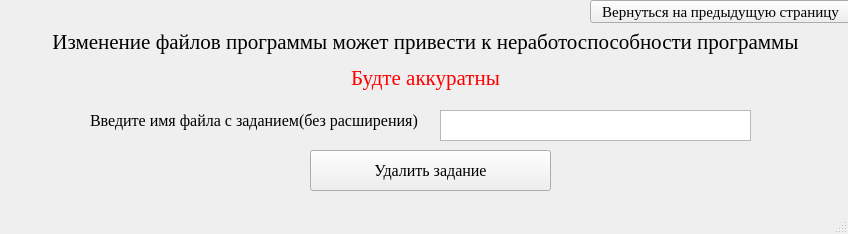
<?xml version="1.0" encoding="UTF-8"?>
<ui version="4.0">
 <class>DelTask</class>
 <widget class="QMainWindow" name="DelTask">
  <property name="geometry">
   <rect>
    <x>0</x>
    <y>0</y>
    <width>848</width>
    <height>234</height>
   </rect>
  </property>
  <property name="font">
   <font>
    <family>Times New Roman</family>
    <pointsize>12</pointsize>
    <weight>50</weight>
    <bold>false</bold>
   </font>
  </property>
  <property name="windowTitle">
   <string>MainWindow</string>
  </property>
  <widget class="QWidget" name="centralwidget">
   <widget class="QLabel" name="label">
    <property name="geometry">
     <rect>
      <x>90</x>
      <y>100</y>
      <width>331</width>
      <height>41</height>
     </rect>
    </property>
    <property name="text">
     <string>&lt;html&gt;&lt;head/&gt;&lt;body&gt;&lt;p&gt;Введите имя файла с заданием(без расширения)&lt;/p&gt;&lt;/body&gt;&lt;/html&gt;</string>
    </property>
   </widget>
   <widget class="QTextEdit" name="textEdit">
    <property name="geometry">
     <rect>
      <x>440</x>
      <y>110</y>
      <width>311</width>
      <height>31</height>
     </rect>
    </property>
   </widget>
   <widget class="QLabel" name="label_2">
    <property name="geometry">
     <rect>
      <x>0</x>
      <y>30</y>
      <width>851</width>
      <height>61</height>
     </rect>
    </property>
    <property name="text">
     <string>&lt;html&gt;&lt;head/&gt;&lt;body&gt;&lt;p align=&quot;center&quot;&gt;&lt;span style=&quot; font-size:16pt;&quot;&gt;Изменение файлов программы может привести к неработоспособности программы&lt;/span&gt;&lt;/p&gt;&lt;p align=&quot;center&quot;&gt;&lt;span style=&quot; font-size:16pt; color:#ff0000;&quot;&gt;Будте аккуратны&lt;/span&gt;&lt;/p&gt;&lt;/body&gt;&lt;/html&gt;</string>
    </property>
   </widget>
   <widget class="QPushButton" name="pushButton">
    <property name="geometry">
     <rect>
      <x>310</x>
      <y>150</y>
      <width>241</width>
      <height>41</height>
     </rect>
    </property>
    <property name="font">
     <font>
      <family>Times New Roman</family>
      <pointsize>12</pointsize>
      <weight>50</weight>
      <italic>false</italic>
      <bold>false</bold>
     </font>
    </property>
    <property name="text">
     <string>Удалить задание</string>
    </property>
   </widget>
   <widget class="QPushButton" name="pushButton_2">
    <property name="geometry">
     <rect>
      <x>590</x>
      <y>0</y>
      <width>261</width>
      <height>23</height>
     </rect>
    </property>
    <property name="font">
     <font>
      <family>Times New Roman</family>
      <pointsize>11</pointsize>
      <weight>50</weight>
      <bold>false</bold>
     </font>
    </property>
    <property name="text">
     <string>Вернуться на предыдущую страницу</string>
    </property>
   </widget>
  </widget>
  <widget class="QMenuBar" name="menubar">
   <property name="geometry">
    <rect>
     <x>0</x>
     <y>0</y>
     <width>848</width>
     <height>25</height>
    </rect>
   </property>
  </widget>
  <widget class="QStatusBar" name="statusbar"/>
 </widget>
 <resources/>
 <connections/>
</ui>
